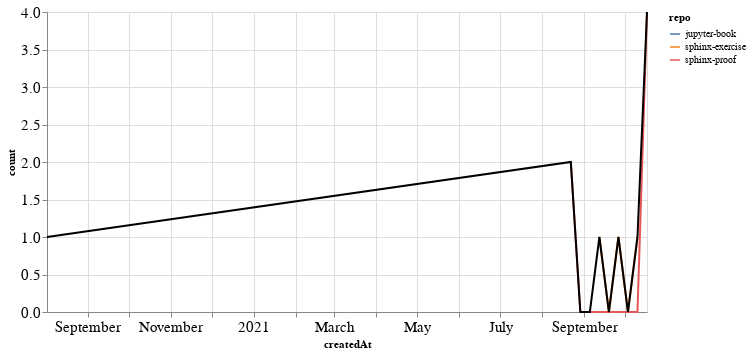

Notebook code for this chart:
### Markdown cell above
### PRs

### Code cell
prs_time = prs.groupby('repo').resample('W', on='createdAt').count()['author'].reset_index()
prs_time = prs_time.rename(columns={'author': 'count'})
prs_time_total = prs_time.groupby('createdAt').agg({"count": "sum"}).reset_index()

ch1 = alt.Chart(prs_time, width=600).mark_line().encode(
    x='createdAt',
    y='count',
    color='repo',
    tooltip="repo"
)

ch2 = alt.Chart(prs_time_total, width=600).mark_line(color="black").encode(
    x='createdAt',
    y='count',
)

ch1 + ch2

### Figure 1 — Vega-Lite specification as saved in the notebook (floating-point values rounded to 4 significant figures)
{"config": {"axisLeft": {"labelFontSize": 15}, "axisBottom": {"labelFontSize": 15}}, "layer": [{"data": {"name": "data-24cc4ca58c976a773cad40eaae981394"}, "mark": "line", "encoding": {"color": {"type": "nominal", "field": "repo"}, "tooltip": {"type": "nominal", "field": "repo"}, "x": {"type": "temporal", "field": "createdAt"}, "y": {"type": "quantitative", "field": "count"}}, "width": 600}, {"data": {"name": "data-b0ec80de22e7b5c6212adf0a3b23aa63"}, "mark": {"type": "line", "color": "black"}, "encoding": {"x": {"type": "temporal", "field": "createdAt"}, "y": {"type": "quantitative", "field": "count"}}, "width": 600}], "$schema": "https://vega.github.io/schema/vega-lite/v4.8.1.json", "datasets": {"data-24cc4ca58c976a773cad40eaae981394": [{"repo": "jupyter-book", "createdAt": "2020-08-02T00:00:00", "count": 1}, {"repo": "sphinx-exercise", "createdAt": "2021-09-12T00:00:00", "count": 1}, {"repo": "sphinx-exercise", "createdAt": "2021-09-19T00:00:00", "count": 0}, {"repo": "sphinx-exercise", "createdAt": "2021-09-26T00:00:00", "count": 1}, {"repo": "sphinx-exercise", "createdAt": "2021-10-03T00:00:00", "count": 0}, {"repo": "sphinx-exercise", "createdAt": "2021-10-10T00:00:00", "count": 1}, {"repo": "sphinx-proof", "createdAt": "2021-08-22T00:00:00", "count": 2}, {"repo": "sphinx-proof", "createdAt": "2021-08-29T00:00:00", "count": 0}, {"repo": "sphinx-proof", "createdAt": "2021-09-05T00:00:00", "count": 0}, {"repo": "sphinx-proof", "createdAt": "2021-09-12T00:00:00", "count": 0}, {"repo": "sphinx-proof", "createdAt": "2021-09-19T00:00:00", "count": 0}, {"repo": "sphinx-proof", "createdAt": "2021-09-26T00:00:00", "count": 0}, {"repo": "sphinx-proof", "createdAt": "2021-10-03T00:00:00", "count": 0}, {"repo": "sphinx-proof", "createdAt": "2021-10-10T00:00:00", "count": 0}, {"repo": "sphinx-proof", "createdAt": "2021-10-17T00:00:00", "count": 4}], "data-b0ec80de22e7b5c6212adf0a3b23aa63": [{"createdAt": "2020-08-02T00:00:00", "count": 1}, {"createdAt": "2021-08-22T00:00:00", "count": 2}, {"createdAt": "2021-08-29T00:00:00", "count": 0}, {"createdAt": "2021-09-05T00:00:00", "count": 0}, {"createdAt": "2021-09-12T00:00:00", "count": 1}, {"createdAt": "2021-09-19T00:00:00", "count": 0}, {"createdAt": "2021-09-26T00:00:00", "count": 1}, {"createdAt": "2021-10-03T00:00:00", "count": 0}, {"createdAt": "2021-10-10T00:00:00", "count": 1}, {"createdAt": "2021-10-17T00:00:00", "count": 4}]}}
